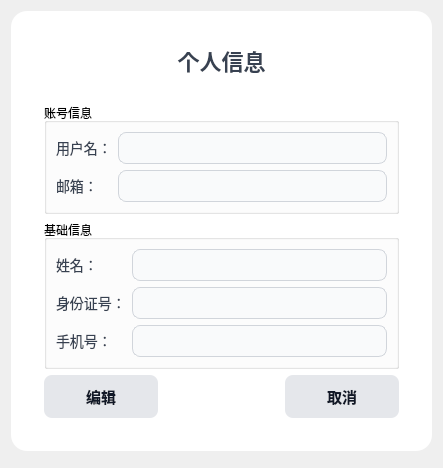
<?xml version="1.0" encoding="UTF-8"?>
<ui version="4.0">
 <class>PersonalInfoForm</class>
 <widget class="QWidget" name="PersonalInfoForm">
  <property name="geometry">
   <rect>
    <x>0</x>
    <y>0</y>
    <width>443</width>
    <height>468</height>
   </rect>
  </property>
  <property name="windowTitle">
   <string>个人信息</string>
  </property>
  <layout class="QVBoxLayout" name="verticalLayout">
   <item>
    <spacer name="topSpacer">
     <property name="orientation">
      <enum>Qt::Orientation::Vertical</enum>
     </property>
     <property name="sizeHint">
      <size>
       <width>20</width>
       <height>20</height>
      </size>
     </property>
    </spacer>
   </item>
   <item>
    <widget class="QFrame" name="infoFrame">
     <property name="styleSheet">
      <string notr="true">
        QFrame {
            background: #ffffff;
            border-radius: 16px;
            padding: 24px;
        }
        QLabel {
            font-size: 14px;
            color: #374151;
            background: transparent;
            margin: 0px;
            padding: 0px;
        }
        QLineEdit, QSpinBox, QComboBox {
            border: 1px solid #d1d5db;
            border-radius: 8px;
            padding: 6px;
            font-size: 14px;
            background: #f9fafb;
        }
        QLineEdit:focus, QSpinBox:focus, QComboBox:focus {
            border: 1px solid #3b82f6;
            background: #f9fafb;
        }
        QPushButton {
            border: none;
            border-radius: 8px;
            padding: 10px;
            font-size: 15px;
            font-weight: bold;
        }
        #editButton {
            background: #e5e7eb;
            color: #111827;
        }
        #editButton:hover {
            background-color: #d1d5db;
        }
        #saveButton {
            background-color: qlineargradient(x1:0, y1:0, x2:1, y2:0,
                                             stop:0 #3b82f6, stop:1 #2563eb);
            color: white;
        }
        #saveButton:hover {
            background-color: #1d4ed8;
        }
        #cancelButton {
            background: #e5e7eb;
            color: #111827;
        }
        #cancelButton:hover {
            background-color: #d1d5db;
        }
      </string>
     </property>
     <layout class="QVBoxLayout" name="frameLayout">
      <item>
       <widget class="QLabel" name="titleLabel">
        <property name="styleSheet">
         <string notr="true">font-size:22px; font-weight:bold; margin-bottom:20px;</string>
        </property>
        <property name="text">
         <string>个人信息</string>
        </property>
        <property name="alignment">
         <set>Qt::AlignmentFlag::AlignCenter</set>
        </property>
       </widget>
      </item>
      <item>
       <widget class="QGroupBox" name="accountGroupBox">
        <property name="title">
         <string>账号信息</string>
        </property>
        <layout class="QFormLayout" name="accountFormLayout">
         <property name="fieldGrowthPolicy">
          <enum>QFormLayout::ExpandingFieldsGrow</enum>
         </property>
         <item row="0" column="0">
          <widget class="QLabel" name="labelUsername">
           <property name="text"><string>用户名：</string></property>
          </widget>
         </item>
         <item row="0" column="1">
          <widget class="QLineEdit" name="usernameEdit">
           <property name="sizePolicy">
            <sizepolicy hsizetype="Expanding" vsizetype="Fixed">
             <horstretch>0</horstretch>
             <verstretch>0</verstretch>
            </sizepolicy>
           </property>
          </widget>
         </item>
         <item row="1" column="0">
          <widget class="QLabel" name="labelEmail">
           <property name="text"><string>邮箱：</string></property>
          </widget>
         </item>
         <item row="1" column="1">
          <widget class="QLineEdit" name="emailEdit">
           <property name="sizePolicy">
            <sizepolicy hsizetype="Expanding" vsizetype="Fixed">
             <horstretch>0</horstretch>
             <verstretch>0</verstretch>
            </sizepolicy>
           </property>
          </widget>
         </item>
        </layout>
       </widget>
      </item>
      <item>
       <widget class="QGroupBox" name="personalGroupBox">
        <property name="title">
         <string>基础信息</string>
        </property>
        <layout class="QFormLayout" name="formLayout">
         <property name="fieldGrowthPolicy">
          <enum>QFormLayout::ExpandingFieldsGrow</enum>
         </property>
         <item row="0" column="0">
          <widget class="QLabel" name="labelName">
           <property name="text"><string>姓名：</string></property>
          </widget>
         </item>
         <item row="0" column="1">
          <widget class="QLineEdit" name="nameEdit">
           <property name="sizePolicy">
            <sizepolicy hsizetype="Expanding" vsizetype="Fixed">
             <horstretch>0</horstretch>
             <verstretch>0</verstretch>
            </sizepolicy>
           </property>
          </widget>
         </item>
         <item row="1" column="0">
          <widget class="QLabel" name="labelIdNumber">
           <property name="text"><string>身份证号：</string></property>
          </widget>
         </item>
         <item row="1" column="1">
          <widget class="QLineEdit" name="idNumberEdit">
           <property name="sizePolicy">
            <sizepolicy hsizetype="Expanding" vsizetype="Fixed">
             <horstretch>0</horstretch>
             <verstretch>0</verstretch>
            </sizepolicy>
           </property>
          </widget>
         </item>
         <item row="2" column="0">
          <widget class="QLabel" name="labelPhoneNumber">
           <property name="text"><string>手机号：</string></property>
          </widget>
         </item>
         <item row="2" column="1">
          <widget class="QLineEdit" name="phoneEdit">
           <property name="sizePolicy">
            <sizepolicy hsizetype="Expanding" vsizetype="Fixed">
             <horstretch>0</horstretch>
             <verstretch>0</verstretch>
            </sizepolicy>
           </property>
          </widget>
         </item>
        </layout>
       </widget>
      </item>
      <item>
       <layout class="QHBoxLayout" name="buttonLayout">
        <item>
         <widget class="QPushButton" name="editButton">
          <property name="text"><string>编辑</string></property>
         </widget>
        </item>
        <item>
         <widget class="QPushButton" name="saveButton">
          <property name="visible"><bool>false</bool></property>
          <property name="text"><string>保存</string></property>
         </widget>
        </item>
        <item>
         <widget class="QPushButton" name="cancelButton">
          <property name="visible"><bool>false</bool></property>
          <property name="text"><string>取消</string></property>
         </widget>
        </item>
       </layout>
      </item>
     </layout>
    </widget>
   </item>
   <item>
    <spacer name="bottomSpacer">
     <property name="orientation">
      <enum>Qt::Orientation::Vertical</enum>
     </property>
     <property name="sizeHint">
      <size>
       <width>20</width>
       <height>40</height>
      </size>
     </property>
    </spacer>
   </item>
  </layout>
 </widget>
 <resources/>
 <connections/>
</ui>
